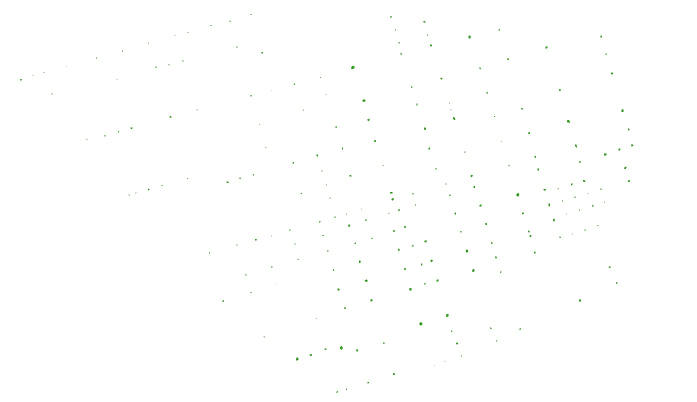
#> input picture green_dots_on_white.jpg, 1393 x 804 px (shown at 1/2 size)
$ python pre_processing.py
#> lines starting #> are read from the running program, lines starting #| are printed output that depends on the picture
import numpy as np
import cv2


def main():
    # Define a target size
    target_size = (128, 128)  # You can set this to what is suitable for your CNN

    # Paths to the images
    green_dots_path = 'green_dots_on_white.jpg'
    convex_hull_path = 'convex_hull_image.jpg'
    heatmap_path = 'red_areas_on_white.jpg'

    # Load and resize the images
    green_dots_image = cv2.imread(green_dots_path, cv2.IMREAD_GRAYSCALE)
#> green_dots_image: shape (804, 1393); min 97, max 255, mean 254.7
    green_dots_image = cv2.resize(green_dots_image, target_size, interpolation=cv2.INTER_AREA)
#> green_dots_image: shape (128, 128)

    convex_hull_image = cv2.imread(convex_hull_path, cv2.IMREAD_GRAYSCALE)
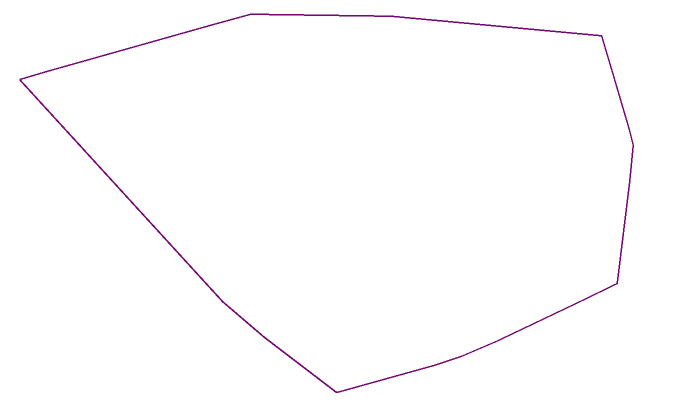
#> input picture convex_hull_image.jpg, 1393 x 804 px (shown at 1/2 size)
#> convex_hull_image: shape (804, 1393); min 45, max 255, mean 253.3
    convex_hull_image = cv2.resize(convex_hull_image, target_size, interpolation=cv2.INTER_AREA)
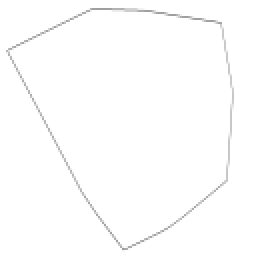
#> convex_hull_image: shape (128, 128) (shown 2 times larger); min 155, max 255, mean 253.3

    heatmap_image = cv2.imread(heatmap_path, cv2.IMREAD_GRAYSCALE)
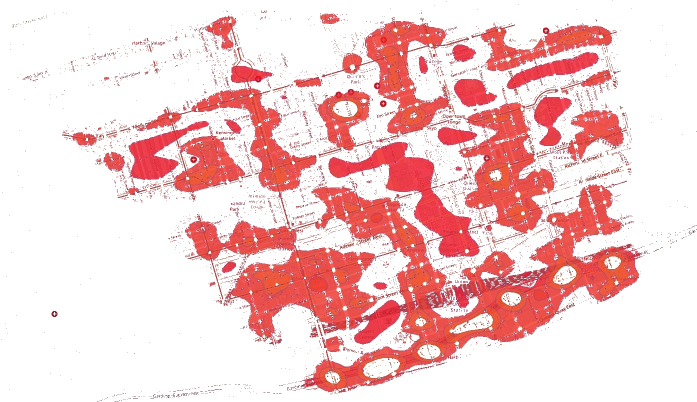
#> input picture red_areas_on_white.jpg, 1393 x 804 px (shown at 1/2 size)
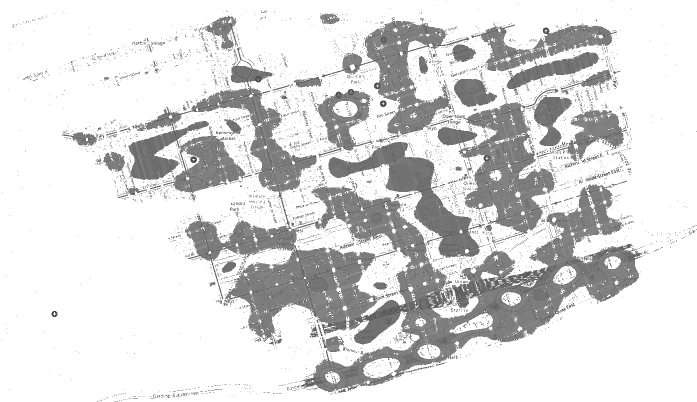
#> heatmap_image: shape (804, 1393) (shown at 1/2 size); min 51, max 255, mean 218.6
    heatmap_image = cv2.resize(heatmap_image, target_size, interpolation=cv2.INTER_AREA)
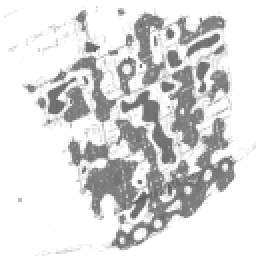
#> heatmap_image: shape (128, 128) (shown 2 times larger); min 90, max 255, mean 218.6

    # Normalize the images
    green_dots_image = green_dots_image / 255.0
    convex_hull_image = convex_hull_image / 255.0
    heatmap_image = heatmap_image / 255.0

    # Stack the images to create a multi-channel input for the CNN
    cnn_input = np.stack((green_dots_image, convex_hull_image, heatmap_image), axis=-1)
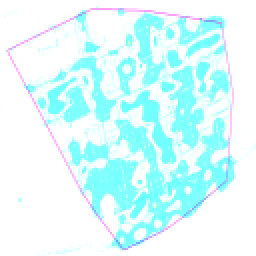
#> cnn_input: shape (128, 128, 3) float64 (shown 2 times larger); mean of channels 0, 1, 2 0.999, 0.993, 0.857; drawn as B, G, R
    return cnn_input

if __name__ == "__main__":
    main()
